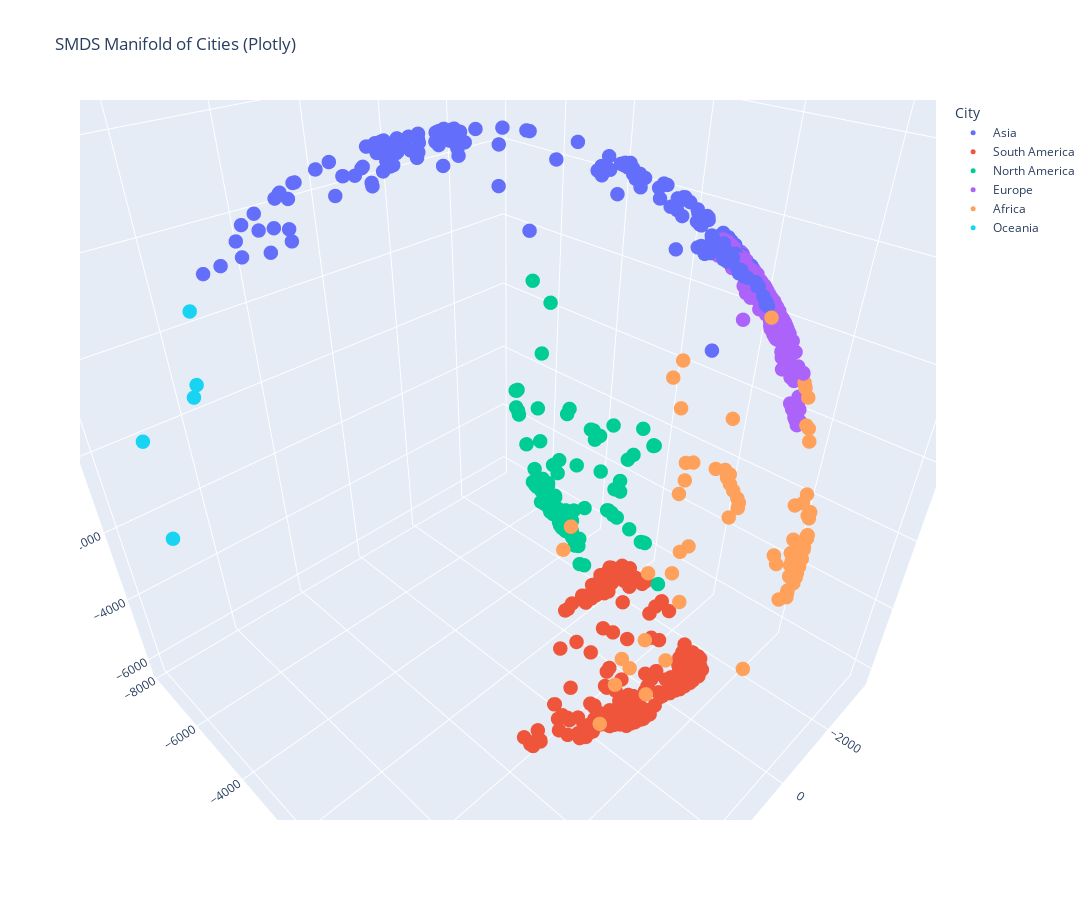

Notebook cell for this chart:
### Markdown cell above
### 3D Plots

### Code cell
# Use plotly to visualize the SMDS manifold
from shape_happens.utils import ActivationDataset
from shape_happens.plot import plot_activations_single, plot_activations_plotly
import numpy as np
import pandas as pd
import numpy as np
import pandas as pd



def through_earth_distance_matrix(y, radius=6371):
    lat_rad = np.radians(y[:, 0])
    lon_rad = np.radians(y[:, 1])

    x = radius * np.cos(lat_rad) * np.cos(lon_rad)
    y_ = radius * np.cos(lat_rad) * np.sin(lon_rad)
    z = radius * np.sin(lat_rad)

    coords = np.stack([x, y_, z], axis=1)
    diffs = coords[:, np.newaxis, :] - coords[np.newaxis, :, :]
    return np.linalg.norm(diffs, axis=2)

ad = ActivationDataset.load('results/gemma-2-2b-it/cities_3way.pt')
print(ad.get_accuracy())
fig, model, red_activations, labels = plot_activations_plotly(
    ad,
    label_col=['reference_lat', 'reference_lon'],
    target_col='reference_city',
    label_col_str='reference_city',
    reduction_method='SMDS',
    layer=20,
    n_components=3,
    components=(2,1,0),
    manifold='sphere_chord',
    plot_test=False,
    filter_incorrect=False,
    max_samples=2000,
    color_by='reference_continent',
    title="SMDS Manifold of Cities (Plotly)"
)

fig.update_layout(
    width=1600,
    height=900,
)
fig.update_traces(marker=dict(size=5 ))
fig.show()

### Figure 1 — Plotly figure (JSON) as saved in the notebook; plotly's stock layout.template omitted (floating-point values rounded to 4 significant figures; data arrays with more than 128 entries replaced by an {"elided": "..."} marker saying what was removed)
{"data": [{"hovertemplate": "<b>%{hovertext}</b><br><br>color=Asia<br>Component 0=%{x}<br>Component 1=%{y}<br>Component 2=%{z}<extra></extra>", "hovertext": {"elided": "209 str values"}, "legendgroup": "Asia", "marker": {"color": "#636efa", "size": 5, "symbol": "circle"}, "mode": "markers", "name": "Asia", "scene": "scene", "showlegend": true, "type": "scatter3d", "x": {"elided": "209 float values"}, "y": {"elided": "209 float values"}, "z": {"elided": "209 float values"}}, {"hovertemplate": "<b>%{hovertext}</b><br><br>color=South America<br>Component 0=%{x}<br>Component 1=%{y}<br>Component 2=%{z}<extra></extra>", "hovertext": {"elided": "293 str values"}, "legendgroup": "South America", "marker": {"color": "#EF553B", "size": 5, "symbol": "circle"}, "mode": "markers", "name": "South America", "scene": "scene", "showlegend": true, "type": "scatter3d", "x": {"elided": "293 float values"}, "y": {"elided": "293 float values"}, "z": {"elided": "293 float values"}}, {"hovertemplate": "<b>%{hovertext}</b><br><br>color=North America<br>Component 0=%{x}<br>Component 1=%{y}<br>Component 2=%{z}<extra></extra>", "hovertext": ["Cheyenne", "Santiago Suchilquitongo", "Tiquisate", "Comapa", "Sacapulas", "Tacaná", "Amatenango de la Frontera", "Pantepec", "Oteapan", "Champotón", "Tlalixtac de Cabrera", "Delta", "Mazatlán Villa de Flores", "La Romana", "Baracoa", "San Juan de Limay", "Monclova", "Jacksonville", "Nautla", "San Marcos", "Hayward", "Oaxaca", "Santa Ana Maya", "San Mateo", "China", "Tlapa de Comonfort", "Mobile", "Majagua", "Somoto", "Springfield", "Sayula de Alemán", "Panajachel", "Piedras Negras", "Chilpancingo", "Concepción Tutuapa", "Calimete", "San Nicolás", "Whitehorse", "Hickory", "Juanacatlán", "El Salto", "General Pánfilo Natera", "Long Beach", "Catarina", "Puerto Armuelles", "Chanal", "San Juanito de Escobedo", "Santa Lucía Milpas Altas", "Tampa", "Roanoke", "La Unión", "Ciudad Fernández", "El Asintal", "Topeka", "Moyuta", "Monclova", "Acapetahua", "Oyster Bay", "Pantelhó", "San Cristóbal", "Cerritos", "San Jerónimo", "San Pedro de Macorís", "Anchorage", "Anchorage", "Jinotepe", "Carlsbad", "Metepec", "Santa María Chilchotla", "Chiquimulilla", "Frontera", "Tehuipango", "Brooklyn", "Zacatepec", "Kansas City", "Pearland", "Aurora", "Sayula de Alemán", "Oxnard", "Ciudad Tecún Umán", "Jefferson City", "Vista Hermosa de Negrete", "Pantelhó", "Jinotepe", "Juigalpa", "Jocotán", "San Blas Atempa", "St. George", "Chilapa de Álvarez", "Granados", "Palm Bay", "Toluca", "Empalme", "San Luis Jilotepeque", "Bronx", "Concord", "Batabanó", "Vista Hermosa de Negrete", "Nuevo Casas Grandes", "Murra", "San Carlos Yautepec", "Clarington", "San Lucas Sacatepéquez", "Cumanayagua", "Brooklyn", "Clarington", "San Marcos", "Zongolica", "Rockford", "San Andrés", "Santa Rosa de Copán", "Espita", "Tecolutla", "San Juan Atitán", "Buabidi", "Rio Claro", "Huehuetenango"], "legendgroup": "North America", "marker": {"color": "#00cc96", "size": 5, "symbol": "circle"}, "mode": "markers", "name": "North America", "scene": "scene", "showlegend": true, "type": "scatter3d", "x": [-2981.0, -1633.0, -1513.0, -1785.0, -1602.0, -1578.0, -1602.0, -1715.0, -1745.0, -1934.0, -1623.0, -2855.0, -1693.0, -2093.0, -2217.0, -1507.0, -2240.0, -2826.0, -1869.0, -1561.0, -2297.0, -1621.0, -1744.0, -2284.0, -2211.0, -1614.0, -2760.0, -2297.0, -1534.0, -3031.0, -1730.0, -1555.0, -2382.0, -1590.0, -1587.0, -2321.0, -2327.0, -2968.0, -3128.0, -1723.0, -1909.0, -1918.0, -2191.0, -1545.0, -1136.0, -1690.0, -1723.0, -1551.0, -2673.0, -3217.0, -1500.0, -1920.0, -1531.0, -3077.0, -1517.0, -2239.0, -1562.0, -3415.0, -1713.0, -2090.0, -1949.0, -1600.0, -2095.0, -2645.0, -2645.0, -1401.0, -2177.0, -1723.0, -1713.0, -1515.0, -1831.0, -1730.0, -3408.0, -1689.0, -3099.0, -2557.0, -2914.0, -1728.0, -2182.0, -1528.0, -3118.0, -1725.0, -1712.0, -1401.0, -1436.0, -1596.0, -1597.0, -2534.0, -1602.0, -1582.0, -2691.0, -1725.0, -2042.0, -1576.0, -3416.0, -2320.0, -2318.0, -1725.0, -2295.0, -1567.0, -1591.0, -3506.0, -1555.0, -2301.0, -3407.0, -3506.0, -1561.0, -1743.0, -3330.0, -1762.0, -1603.0, -2104.0, -1884.0, -1603.0, -1168.0, -1407.0, -1596.0], "y": [-4699.0, -4113.0, -3520.0, -4123.0, -3500.0, -3603.0, -3606.0, -3720.0, -3892.0, -3497.0, -4089.0, -5649.0, -4121.0, -1229.0, -1833.0, -3004.0, -4564.0, -2704.0, -4117.0, -3571.0, -6035.0, -4096.0, -4535.0, -6053.0, -4362.0, -4286.0, -3318.0, -2320.0, -3004.0, -3800.0, -3920.0, -3502.0, -4474.0, -4379.0, -3573.0, -2525.0, -2629.0, -5493.0, -2738.0, -4743.0, -4942.0, -4640.0, -5869.0, -3600.0, -2534.0, -3630.0, -4823.0, -3451.0, -2749.0, -2637.0, -3137.0, -4437.0, -3561.0, -3997.0, -3382.0, -4563.0, -3675.0, -2148.0, -3660.0, -1348.0, -4464.0, -3409.0, -1264.0, -5829.0, -5830.0, -2943.0, -5819.0, -4394.0, -4112.0, -3414.0, -3688.0, -4137.0, -2182.0, -4351.0, -3917.0, -3991.0, -4718.0, -3920.0, -5933.0, -3606.0, -3703.0, -4677.0, -3660.0, -2943.0, -2856.0, -3316.0, -3937.0, -5449.0, -4347.0, -3437.0, -2575.0, -4400.0, -5391.0, -3351.0, -2179.0, -6019.0, -2667.0, -4677.0, -5114.0, -2947.0, -4029.0, -2618.0, -3448.0, -2447.0, -2181.0, -2618.0, -3571.0, -4132.0, -3445.0, -3392.0, -3251.0, -3263.0, -4140.0, -3559.0, -2409.0, -256.5, -3541.0], "z": [-2293.0, -4605.0, -4906.0, -4457.0, -4834.0, -4828.0, -4806.0, -4670.0, -4585.0, -4526.0, -4623.0, -921.6, -4546.0, -4398.0, -4370.0, -5014.0, -3712.0, -3585.0, -4374.0, -4851.0, -2000.0, -4623.0, -4300.0, -1996.0, -3868.0, -4549.0, -3559.0, -4305.0, -4991.0, -2892.0, -4590.0, -4874.0, -3575.0, -4528.0, -4828.0, -4271.0, -4256.0, 560.2, -3066.0, -4203.0, -3871.0, -4056.0, -2517.0, -4857.0, -5337.0, -4721.0, -4155.0, -4890.0, -3804.0, -2905.0, -4998.0, -4167.0, -4879.0, -2679.0, -4935.0, -3713.0, -4821.0, -2477.0, -4691.0, -4429.0, -4121.0, -4859.0, -4405.0, 1157.0, 1158.0, -5106.0, -2615.0, -4393.0, -4531.0, -4929.0, -4571.0, -4504.0, -2498.0, -4447.0, -2682.0, -3595.0, -2436.0, -4590.0, -2436.0, -4869.0, -2766.0, -4240.0, -4691.0, -5106.0, -5090.0, -4883.0, -4705.0, -2409.0, -4531.0, -4867.0, -3796.0, -4389.0, -3329.0, -4893.0, -2476.0, -1973.0, -4264.0, -4240.0, -3216.0, -4972.0, -4676.0, -2215.0, -4888.0, -4297.0, -2497.0, -2215.0, -4851.0, -4493.0, -2410.0, -4718.0, -4890.0, -4407.0, -4350.0, -4818.0, -5319.0, -4715.0, -4829.0]}, {"hovertemplate": "<b>%{hovertext}</b><br><br>color=Europe<br>Component 0=%{x}<br>Component 1=%{y}<br>Component 2=%{z}<extra></extra>", "hovertext": {"elided": "288 str values"}, "legendgroup": "Europe", "marker": {"color": "#ab63fa", "size": 5, "symbol": "circle"}, "mode": "markers", "name": "Europe", "scene": "scene", "showlegend": true, "type": "scatter3d", "x": {"elided": "288 float values"}, "y": {"elided": "288 float values"}, "z": {"elided": "288 float values"}}, {"hovertemplate": "<b>%{hovertext}</b><br><br>color=Africa<br>Component 0=%{x}<br>Component 1=%{y}<br>Component 2=%{z}<extra></extra>", "hovertext": ["Greenville", "Abeokuta", "Selibe Phikwe", "Manouba", "Hosa’ina", "Gombe", "Kouroussa", "Oujda-Angad", "Béja", "Garoowe", "Katiola", "Chipata", "Kanungu", "Pombas", "Dar Naim", "Ambositra", "Kisi", "Parakou", "Mombasa", "Lusaka", "Ponta do Sol", "Mahikeng", "Faranah", "Chitipa", "Garoowe", "Phalombe", "Georgetown", "Kazo", "Ilorin", "Buchanan", "Béja", "Titao", "Mkokotoni", "Oumé", "Guidan Roumdji", "Oumé", "Porto Inglês", "Rumphi", "Calabar", "Batié", "Ambatondrazaka", "Ipetumodu", "Abengourou", "Fria", "Malabo", "Rumuruti", "Diffa", "Muyinga", "Tororo", "Doba", "Naama", "Katiola", "Kaura Namoda", "Kolda", "Bukedea", "Chitipa", "Tubmanburg", "Rubirizi", "Ambatondrazaka", "Boundiali", "Lamu", "Kapenguria", "Mopti", "Yorosso", "Kong", "Diapaga", "Palé", "Ado-Ekiti", "Hobyo", "Louga", "Katiola", "Cape Town", "Gaza", "Béchar", "Kimberley", "Kisi", "Pretoria", "Kano", "Jendouba", "Gwoza", "Hola", "Jinja", "Bensonville", "Keetmanshoop", "Gafsa", "Ghanzi", "Jawhar", "Mopti"], "legendgroup": "Africa", "marker": {"color": "#FFA15A", "size": 5, "symbol": "circle"}, "mode": "markers", "name": "Africa", "scene": "scene", "showlegend": true, "type": "scatter3d", "x": [451.7, 819.6, 4856.0, -1400.0, 2522.0, 2963.0, -113.8, -1728.0, -1432.0, 2947.0, 331.3, 4324.0, 2949.0, -1260.0, -1013.0, 5626.0, 661.1, 576.6, 3757.0, 4274.0, -1266.0, 5094.0, -92.79, 3982.0, 2947.0, 4671.0, 1503.0, 2916.0, 750.3, 325.2, -1432.0, -3.03, 3914.0, 482.6, 371.0, 482.3, -1029.0, 4137.0, 1275.0, 266.9, 5446.0, 840.4, 537.2, -242.0, 1417.0, 3178.0, 692.0, 3169.0, 3017.0, 1348.0, -1565.0, 331.3, 464.0, -525.0, 2946.0, 3982.0, 198.8, 2904.0, 5448.0, 139.7, 3644.0, 3011.0, -211.1, -45.38, 258.1, 283.2, 1766.0, 866.7, 3255.0, -813.3, 331.3, 5462.0, 62.83, -1523.0, 5302.0, 661.1, 5202.0, 613.7, -1430.0, 956.4, 3526.0, 2994.0, 247.4, 4810.0, -1280.0, 4532.0, 3368.0, -211.1], "y": [3645.0, 3851.0, 3537.0, 2268.0, 3047.0, 3485.0, 3455.0, 2351.0, 2276.0, 2361.0, 3676.0, 3497.0, 3599.0, 2511.0, 2929.0, 2600.0, 3798.0, 3778.0, 3147.0, 3652.0, 2504.0, 3496.0, 3446.0, 3493.0, 2361.0, 3333.0, 3593.0, 3547.0, 3822.0, 3590.0, 2276.0, 3569.0, 3181.0, 3717.0, 3650.0, 3717.0, 2694.0, 3461.0, 3931.0, 3672.0, 2559.0, 3850.0, 3754.0, 3329.0, 3959.0, 3270.0, 3648.0, 3598.0, 3381.0, 3760.0, 2478.0, 3676.0, 3691.0, 3184.0, 3377.0, 3493.0, 3537.0, 3577.0, 2561.0, 3597.0, 3057.0, 3327.0, 3474.0, 3543.0, 3657.0, 3674.0, 4038.0, 3852.0, 2433.0, 3023.0, 3676.0, 3331.0, 2110.0, 2565.0, 3419.0, 3798.0, 3419.0, 3716.0, 2296.0, 3722.0, 3101.0, 3432.0, 3556.0, 3646.0, 2452.0, 3726.0, 2693.0, 3474.0], "z": [-1194.0, 127.5, 925.1, 2036.0, 3368.0, 2539.0, -980.3, 981.6, 1961.0, 4220.0, -652.2, 1830.0, 2277.0, -1959.0, -1122.0, 2514.0, 271.7, 163.7, 2962.0, 1348.0, -1962.0, 497.5, -1093.0, 2113.0, 4220.0, 1951.0, -2337.0, 2407.0, 312.0, -1246.0, 1961.0, -94.51, 2830.0, -773.2, 770.3, -772.6, -1930.0, 2087.0, 513.6, -350.5, 2782.0, 252.6, -567.6, -1338.0, 496.5, 2925.0, 1324.0, 2227.0, 2744.0, 1520.0, 1046.0, -652.2, 709.9, -1328.0, 2764.0, 2113.0, -1268.0, 2338.0, 2781.0, -714.8, 3157.0, 2851.0, -234.9, -402.7, -552.4, 216.6, -70.4, 334.9, 4098.0, -1290.0, -652.2, -560.9, 3800.0, 809.7, 251.8, 271.7, 715.6, 868.4, 1920.0, 1327.0, 3125.0, 2646.0, -1271.0, -183.2, 1846.0, 398.1, 3762.0, -234.9]}, {"hovertemplate": "<b>%{hovertext}</b><br><br>color=Oceania<br>Component 0=%{x}<br>Component 1=%{y}<br>Component 2=%{z}<extra></extra>", "hovertext": ["Port Moresby", "Port-Vila", "Luganville", "Adelaide", "Dunedin"], "legendgroup": "Oceania", "marker": {"color": "#19d3f3", "size": 5, "symbol": "circle"}, "mode": "markers", "name": "Oceania", "scene": "scene", "showlegend": true, "type": "scatter3d", "x": [5837.0, 5811.0, 5669.0, 7913.0, 7647.0], "y": [-6847.0, -7693.0, -7746.0, -5168.0, -5884.0], "z": [2835.0, 539.6, 767.0, 1620.0, -1189.0]}], "layout": {"height": 900, "legend": {"title": {"text": "City"}, "tracegroupgap": 0}, "scene": {"camera": {"eye": {"x": 0.8, "y": 0.8, "z": 0.8}, "up": {"x": 0, "y": 0, "z": 1}}, "domain": {"x": [0, 1], "y": [0, 1]}, "xaxis": {"title": {"text": "Component 0"}}, "yaxis": {"title": {"text": "Component 1"}}, "zaxis": {"title": {"text": "Component 2"}}}, "title": {"text": "SMDS Manifold of Cities (Plotly)"}, "width": 1600}}
